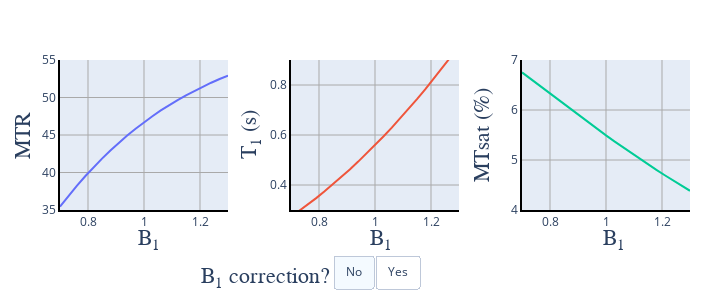

The notebook cell saved with this chart:
### Code cell
#| label: mtsatFig3jn

# Prepare Python environment

import scipy.io as sio
import numpy as np
from pathlib import Path

data_dir = Path("../../../../DATA/qmrlab-mooc/06-MT-03-MTsat")
data_file_a = "fig2a_mtsat.mat"
data_file_b = "fig2b_mtsat.mat"

#Load either archived or generated plot variables
mat_contents_a = sio.loadmat(data_dir / data_file_a)
mat_contents_b = sio.loadmat(data_dir / data_file_b)

MTsats_uncorr = mat_contents_a["MTsats"][0]
MTRs_uncorr = mat_contents_a["MTRs"][0]
B1s_uncorr = mat_contents_a["B1_range"][0]
T1s_uncorr = mat_contents_a["T1s"][0]

MTsats_corr = mat_contents_b["MTsats"][0]
MTRs_corr = mat_contents_b["MTRs"][0]
B1s_corr = mat_contents_b["B1_range"][0]
T1s_corr = mat_contents_b["T1s"][0]

# Plot Figure 1

# Module imports

import matplotlib.pyplot as plt
import plotly as py
import plotly.graph_objs as go
import numpy as np
from plotly import __version__
from plotly.subplots import make_subplots

from plotly.offline import download_plotlyjs, init_notebook_mode, plot, iplot
config={'showLink': False, 'displayModeBar': False}

init_notebook_mode(connected=True)

# PYTHON CODE

init_notebook_mode(connected=True)
# The polling here is to ensure that plotly.js has already been loaded before
# setting display alignment in order to avoid a race condition.

## Setup for plots
fig = make_subplots(rows=1, cols=3, horizontal_spacing = 0.1)


fig.add_trace(
        go.Scatter(
        x=B1s_uncorr,
        y=MTRs_uncorr,
        hoverinfo = 'y',
        showlegend=False,
        visible=True
        ), row= 1, col=1
    )
fig.add_trace(
        go.Scatter(
        x=B1s_uncorr,
        y=T1s_uncorr,
        hoverinfo = 'y',
        showlegend=False,
        visible=True
        ), row= 1, col=2
    )
fig.add_trace(
        go.Scatter(
        x=B1s_uncorr,
        y=MTsats_uncorr,
        hoverinfo = 'y',
        showlegend=False,
        visible=True
        ), row= 1, col=3
    )


fig.add_trace(
        go.Scatter(
        x=B1s_uncorr,
        y=MTRs_corr,
        hoverinfo = 'y',
        showlegend=False,
        visible=False
        ), row= 1, col=1
    )
fig.add_trace(
        go.Scatter(
        x=B1s_uncorr,
        y=T1s_corr,
        hoverinfo = 'y',
        showlegend=False,
        visible=False
        ), row= 1, col=2
    )
fig.add_trace(
        go.Scatter(
        x=B1s_corr,
        y=MTsats_corr,
        hoverinfo = 'y',
        showlegend=False,
        visible=False
        ), row= 1, col=3
    )

layout = go.Layout(
    width=720,
    height=300,
    margin=go.layout.Margin(
        l=60,
        r=30,
        b=60,
        t=60,
    ),
    annotations=[
        dict(
            x=-0.15,
            y=0.50,
            showarrow=False,
            text='MTsat (%)',
            font=dict(
                family='Times New Roman',
                size=22
            ),
            textangle=-90,
            xref='paper',
            yref='paper'
        ),
        dict(
            x=-0.15,
            y=0.50,
            showarrow=False,
            text='MTsat (%)',
            font=dict(
                family='Times New Roman',
                size=22
            ),
            textangle=-90,
            xref='paper',
            yref='paper'
        ),
        dict(
            x=0.51,
            y=-0.3,
            showarrow=False,
            text='B<sub>1</sub>',
            font=dict(
                family='Times New Roman',
                size=22
            ),
            textangle=0,
            xref='paper',
            yref='paper'
        ),
        dict(
            x=0.9,
            y=-0.3,
            showarrow=False,
            text='B<sub>1</sub>',
            font=dict(
                family='Times New Roman',
                size=22
            ),
            textangle=0,
            xref='paper',
            yref='paper'
        ),
        dict(
            x=0.12,
            y=-0.3,
            showarrow=False,
            text='B<sub>1</sub>',
            font=dict(
                family='Times New Roman',
                size=22
            ),
            textangle=0,
            xref='paper',
            yref='paper'
        ),
        dict(
            x=-0.08,
            y=0.5,
            showarrow=False,
            text='MTR',
            font=dict(
                family='Times New Roman',
                size=22
            ),
            textangle=-90,
            xref='paper',
            yref='paper'
        ),
        dict(
            x=0.28,
            y=0.5,
            showarrow=False,
            text='T<sub>1</sub> (s)',
            font=dict(
                family='Times New Roman',
                size=22
            ),
            textangle=-90,
            xref='paper',
            yref='paper'
        ),
        dict(
            x=0.69,
            y=0.5,
            showarrow=False,
            text='MTsat (%)',
            font=dict(
                family='Times New Roman',
                size=22
            ),
            textangle=-90,
            xref='paper',
            yref='paper'
        ),
        dict(
            x=0.22,
            y=-0.55,
            showarrow=False,
            text='B<sub>1</sub> correction?',
            font=dict(
                family='Times New Roman',
                size=22
            ),
            xref='paper',
            yref='paper'
        ),
    ],
    xaxis=dict(
        showgrid=True,
        gridcolor='rgb(169,169,169)',
        linecolor='black',
        linewidth=2
    ),
    yaxis=dict(
        showgrid=True,
        gridcolor='rgb(169,169,169)',
        linecolor='black',
        linewidth=2,
        range=[35,55]
    ),
    xaxis2=dict(
        showgrid=True,
        gridcolor='rgb(169,169,169)',
        linecolor='black',
        linewidth=2,
    ),
    yaxis2=dict(
        showgrid=True,
        gridcolor='rgb(169,169,169)',
        linecolor='black',
        linewidth=2,
        range=[0.3,0.9]
    ),
    xaxis3=dict(
        showgrid=True,
        gridcolor='rgb(169,169,169)',
        linecolor='black',
        linewidth=2
    ),
    yaxis3=dict(
        showgrid=True,
        gridcolor='rgb(169,169,169)',
        linecolor='black',
        linewidth=2,
        range=[4,7]
    ),
)

fig.update_layout(
    updatemenus=[
        dict(
            type="buttons",
            direction="right",
            active=0,
            x=0.57,
            y=-0.3,
            buttons=list([
                dict(label="No",
                     method="update",
                     args=[{"visible": [True, True, True, False, False, False]},
                           ]),
                dict(label="Yes",
                     method="update",
                     args=[{"visible": [False, False, False, True, True, True]},
                           ]),
            ]),
        )
    ])

fig.update_layout(layout)

iplot(fig, filename = 'fig4.html', config = config)

### Figure 1 — Plotly figure (JSON) as saved in the notebook; plotly's stock layout.template omitted (floating-point values rounded to 4 significant figures)
{"data": [{"hoverinfo": "y", "showlegend": false, "type": "scatter", "visible": true, "x": [0.7, 0.73, 0.76, 0.79, 0.82, 0.85, 0.88, 0.91, 0.94, 0.97, 1, 1.03, 1.06, 1.09, 1.12, 1.15, 1.18, 1.21, 1.24, 1.27, 1.3], "xaxis": "x", "y": [35.45, 36.87, 38.21, 39.49, 40.7, 41.85, 42.93, 43.96, 44.93, 45.84, 46.7, 47.51, 48.27, 48.99, 49.66, 50.29, 50.89, 51.45, 51.97, 52.46, 52.92], "yaxis": "y"}, {"hoverinfo": "y", "showlegend": false, "type": "scatter", "visible": true, "x": [0.7, 0.73, 0.76, 0.79, 0.82, 0.85, 0.88, 0.91, 0.94, 0.97, 1, 1.03, 1.06, 1.09, 1.12, 1.15, 1.18, 1.21, 1.24, 1.27, 1.3], "xaxis": "x2", "y": [0.2724, 0.2964, 0.3214, 0.3475, 0.3746, 0.4028, 0.432, 0.4623, 0.4936, 0.526, 0.5595, 0.594, 0.6296, 0.6664, 0.7042, 0.7431, 0.7831, 0.8243, 0.8666, 0.91, 0.9546], "yaxis": "y2"}, {"hoverinfo": "y", "showlegend": false, "type": "scatter", "visible": true, "x": [0.7, 0.73, 0.76, 0.79, 0.82, 0.85, 0.88, 0.91, 0.94, 0.97, 1, 1.03, 1.06, 1.09, 1.12, 1.15, 1.18, 1.21, 1.24, 1.27, 1.3], "xaxis": "x3", "y": [6.752, 6.625, 6.497, 6.369, 6.24, 6.112, 5.986, 5.86, 5.737, 5.614, 5.492, 5.372, 5.254, 5.139, 5.024, 4.912, 4.802, 4.695, 4.589, 4.486, 4.384], "yaxis": "y3"}, {"hoverinfo": "y", "showlegend": false, "type": "scatter", "visible": false, "x": [0.7, 0.73, 0.76, 0.79, 0.82, 0.85, 0.88, 0.91, 0.94, 0.97, 1, 1.03, 1.06, 1.09, 1.12, 1.15, 1.18, 1.21, 1.24, 1.27, 1.3], "xaxis": "x", "y": [35.45, 36.87, 38.21, 39.49, 40.7, 41.85, 42.93, 43.96, 44.93, 45.84, 46.7, 47.51, 48.27, 48.99, 49.66, 50.29, 50.89, 51.45, 51.97, 52.46, 52.92], "yaxis": "y"}, {"hoverinfo": "y", "showlegend": false, "type": "scatter", "visible": false, "x": [0.7, 0.73, 0.76, 0.79, 0.82, 0.85, 0.88, 0.91, 0.94, 0.97, 1, 1.03, 1.06, 1.09, 1.12, 1.15, 1.18, 1.21, 1.24, 1.27, 1.3], "xaxis": "x2", "y": [0.5559, 0.5562, 0.5565, 0.5568, 0.5571, 0.5575, 0.5578, 0.5582, 0.5586, 0.559, 0.5595, 0.5599, 0.5604, 0.5609, 0.5614, 0.5619, 0.5624, 0.563, 0.5636, 0.5642, 0.5648], "yaxis": "y2"}, {"hoverinfo": "y", "showlegend": false, "type": "scatter", "visible": false, "x": [0.7, 0.73, 0.76, 0.79, 0.82, 0.85, 0.88, 0.91, 0.94, 0.97, 1, 1.03, 1.06, 1.09, 1.12, 1.15, 1.18, 1.21, 1.24, 1.27, 1.3], "xaxis": "x3", "y": [5.858, 5.776, 5.709, 5.653, 5.606, 5.569, 5.541, 5.519, 5.505, 5.496, 5.492, 5.493, 5.499, 5.51, 5.524, 5.543, 5.565, 5.592, 5.622, 5.658, 5.696], "yaxis": "y3"}], "layout": {"annotations": [{"font": {"family": "Times New Roman", "size": 22}, "showarrow": false, "text": "MTsat (%)", "textangle": -90, "x": -0.15, "xref": "paper", "y": 0.5, "yref": "paper"}, {"font": {"family": "Times New Roman", "size": 22}, "showarrow": false, "text": "MTsat (%)", "textangle": -90, "x": -0.15, "xref": "paper", "y": 0.5, "yref": "paper"}, {"font": {"family": "Times New Roman", "size": 22}, "showarrow": false, "text": "B<sub>1</sub>", "textangle": 0, "x": 0.51, "xref": "paper", "y": -0.3, "yref": "paper"}, {"font": {"family": "Times New Roman", "size": 22}, "showarrow": false, "text": "B<sub>1</sub>", "textangle": 0, "x": 0.9, "xref": "paper", "y": -0.3, "yref": "paper"}, {"font": {"family": "Times New Roman", "size": 22}, "showarrow": false, "text": "B<sub>1</sub>", "textangle": 0, "x": 0.12, "xref": "paper", "y": -0.3, "yref": "paper"}, {"font": {"family": "Times New Roman", "size": 22}, "showarrow": false, "text": "MTR", "textangle": -90, "x": -0.08, "xref": "paper", "y": 0.5, "yref": "paper"}, {"font": {"family": "Times New Roman", "size": 22}, "showarrow": false, "text": "T<sub>1</sub> (s)", "textangle": -90, "x": 0.28, "xref": "paper", "y": 0.5, "yref": "paper"}, {"font": {"family": "Times New Roman", "size": 22}, "showarrow": false, "text": "MTsat (%)", "textangle": -90, "x": 0.69, "xref": "paper", "y": 0.5, "yref": "paper"}, {"font": {"family": "Times New Roman", "size": 22}, "showarrow": false, "text": "B<sub>1</sub> correction?", "x": 0.22, "xref": "paper", "y": -0.55, "yref": "paper"}], "height": 300, "margin": {"b": 60, "l": 60, "r": 30, "t": 60}, "updatemenus": [{"active": 0, "buttons": [{"args": [{"visible": [true, true, true, false, false, false]}], "label": "No", "method": "update"}, {"args": [{"visible": [false, false, false, true, true, true]}], "label": "Yes", "method": "update"}], "direction": "right", "type": "buttons", "x": 0.57, "y": -0.3}], "width": 720, "xaxis": {"anchor": "y", "domain": [0, 0.2667], "gridcolor": "rgb(169,169,169)", "linecolor": "black", "linewidth": 2, "showgrid": true}, "xaxis2": {"anchor": "y2", "domain": [0.3667, 0.6333], "gridcolor": "rgb(169,169,169)", "linecolor": "black", "linewidth": 2, "showgrid": true}, "xaxis3": {"anchor": "y3", "domain": [0.7333, 1], "gridcolor": "rgb(169,169,169)", "linecolor": "black", "linewidth": 2, "showgrid": true}, "yaxis": {"anchor": "x", "domain": [0, 1], "gridcolor": "rgb(169,169,169)", "linecolor": "black", "linewidth": 2, "range": [35, 55], "showgrid": true}, "yaxis2": {"anchor": "x2", "domain": [0, 1], "gridcolor": "rgb(169,169,169)", "linecolor": "black", "linewidth": 2, "range": [0.3, 0.9], "showgrid": true}, "yaxis3": {"anchor": "x3", "domain": [0, 1], "gridcolor": "rgb(169,169,169)", "linecolor": "black", "linewidth": 2, "range": [4, 7], "showgrid": true}}}
